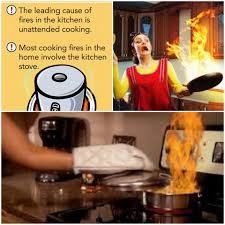
#> input picture FIRE_SMOKE_DATASET/FIRE-SMOKE-DATASET/Test/Fire/image_1.jpg, 225 x 225 px
$ python -i FINAL_IMG_PREP.py   (imports and definitions only)
#> lines starting #> are read from the running program, lines starting #| are printed output that depends on the picture; after the words box and inside, x2 and y2 are one past the last pixel; in counts of white or black regions, pixels touching at a corner belong together
#!/usr/bin/env python
# coding: utf-8

# In[2]:


import cv2
import os
import numpy as np
import pandas as pd
import matplotlib.pylab as plt
from sklearn.linear_model import LinearRegression
import seaborn as sns
import glob
import math
# [1 line not run here, left out]

#cv
import cv2
import math
from PIL import Image
import math
from scipy import ndimage
import argparse
import imutils


#시각화
import seaborn as sns
import matplotlib.pyplot as plt
import matplotlib
# [1 line not run here, left out]

from matplotlib import font_manager, rc
# [1 line not run here, left out]
plt.rcParams["font.family"]="AppleGothic" #plt 한글꺠짐
plt.rcParams["font.family"]="Arial" #외국어꺠짐
plt.rcParams['axes.unicode_minus'] = False # 마이너스 부호 출력 설정
# [5 lines not run here, left out]


# In[3]:


# [9 lines left out: function direct_show, not called in this run]


# In[6]:


def INPUT_IMG(path):
    img = cv2.imread(path, cv2.IMREAD_COLOR)
    return img


# In[2]:


# [361 lines left out: functions show, count_img, get_img, get_mask, get_cropped_mask, wrist_cut and 18 more, not called in this run]


# In[ ]:


# In[ ]:


# In[ ]:


# In[ ]:


#WRIST_ROI

import glob
import cv2
import os
import numpy as np
import pandas as pd
import matplotlib.pylab as plt
from sklearn.linear_model import LinearRegression
import seaborn as snsx
import math
import glob

#cv
from PIL import Image
import math
from scipy import ndimage
import argparse
import imutils


#시각화
import seaborn as sns
import matplotlib.pyplot as plt
import matplotlib

from matplotlib import font_manager, rc
# [1 line not run here, left out]
plt.rcParams["font.family"]="AppleGothic" #plt 한글꺠짐
plt.rcParams["font.family"]="Arial" #외국어꺠짐
plt.rcParams['axes.unicode_minus'] = False # 마이너스 부호 출력 설정
# [5 lines not run here, left out]


#이미지 수 확인하기
# [35 lines left out: functions count_img, get_img, show, not called in this run]

#masking, return 까먹지 말기 흑흑
def get_mask(img):
#     img = cv2.imread(img_path+"/org001.jpg")
    # plt.imshow(cv2.cvtColor(img, cv2.COLOR_BGR2RGB))

    # #마스크 생성을 위해, 밝기 강조한 Lab으로 이미지 변환 01
    img = cv2.cvtColor(img, cv2.COLOR_BGR2Lab)
    # show(img)

    # #블러 02
    # #블러의 커널 사이즈가 홀수만 가능하므로 이미지 평균 값을 기준으로 홀수값 만들기
    blur_k = int((img.mean()*0.5)//2)*2+1
    img = cv2.medianBlur(img, blur_k)
    # show(img)
    # #threshold 적용을 위해 Lab에서 Grayscale로 이미지 변환 03
    img = cv2.cvtColor(img, cv2.COLOR_Lab2BGR)
    img = cv2.cvtColor(img, cv2.COLOR_BGR2GRAY)

    # #이미지 평균값을 기준으로 이진화 04
    ret, img = cv2.threshold(img, img.mean()*1.1, 255, cv2.THRESH_BINARY)

    # # #가장 큰 값의 컨투어로 마스크 만들기 05
    contours, hierarchy = cv2.findContours(img, cv2.RETR_EXTERNAL, cv2.CHAIN_APPROX_SIMPLE)
    max_cnt = max(contours, key=cv2.contourArea)
    mask = np.zeros(img.shape, dtype=np.uint8)
    cv2.drawContours(mask, [max_cnt], -1, (255,255,255), -1)

    k = cv2.getStructuringElement(cv2.MORPH_RECT, (5,5))
    mask = cv2.dilate(mask,k)
    return mask

#     show(mask)
    #그 다음에 가지고 있는 이미지 모두 마스크 처리 --> 오래걸림
# [11 lines left out: function binarization3, not called in this run]


def mask_for_center(img):
    blur_k = int((img.mean()*0.5)//2)*2+1
    img = cv2.medianBlur(img, blur_k)

    # #이미지 평균값을 기준으로 이진화 04
    ret, img = cv2.threshold(img, img.mean()*1.1, 255, cv2.THRESH_BINARY)

    # # #가장 큰 값의 컨투어로 마스크 만들기 05
    contours, hierarchy = cv2.findContours(img, cv2.RETR_EXTERNAL, cv2.CHAIN_APPROX_SIMPLE)
    max_cnt = max(contours, key=cv2.contourArea)
    mask = np.zeros(img.shape, dtype=np.uint8)
    cv2.drawContours(mask, [max_cnt], -1, (255,255,255), -1)

    k = cv2.getStructuringElement(cv2.MORPH_RECT, (5,5))
    mask = cv2.dilate(mask,k)
    return mask

#img_cropping
def get_cropped_mask(img, mask):
    """
    마스크를 기준으로 경계선을 찾아 위/왼/오른쪽을 자루는 함수로서
    img = original image
    mask = bit_img
    cropped_img = 원본 이미지에서 마크된 영역을 갖는 부분 반환
    """

    img_ = cv2.cvtColor(img, cv2.COLOR_BGR2GRAY)
    height, width = img_.shape

    #마스크 기준으로 위/왼/오른쪽 경계선 찾기(숫자로 확인 가능)
    mask_list = mask.tolist()

    #테두리가 흰색인 경우를 고려해서, 테두리에서 5% 지점부터 경계점 찾기 시작
    #경계점은 중간 부분(30~70%)에서 검은색(0)을 벗어난 지점을 기준으로 함
    #위쪽
    for y in range(int(height*0.05), height): #마스크이미지에서, 일반 이미지의 5%이상의 지점에서
    #가로는 30%-70%까지가 0보다 클때 (마스크의 max값이 - 그 범위에 1(흰색)이 있을때)
        if max(mask[y,int(width*0.3):int(width*0.7)]) >0:
        #총 mask 이미지에서, 일반이미지에서 5%더한 값을 뺌
            start_y = y-int(height*0.05)
            break

    #왼쪽 start point
    for x in range(int(width*0.05),width):
        if max(mask[x,int(height*0.3):int(height*0.7)]) >0:
            start_x = x-int(width*0.05)
            break

    # #오른쪽, stop, -1,-1(오른쪽에서 왼쪽으로)
    for x in range(int(width*0.95),-1,-1):
        if max(mask[int(height*0.3):int(height*0.7),x]) > 0:
            end_x = x+int(width*0.05)
            break

    #경계선 기준으로 이미지와 마스크 자름
    img_ = img_[start_y:,start_x:end_x]
    mask = mask[start_y:,start_x:end_x]

    cropped_mask_img = cv2.bitwise_and(img_, mask)

    return cropped_mask_img

def wrist_cut(img):
    height = img.shape[0]
    width = img.shape[1]

    #이미지의 아래에서부터 시작해서 화소 평균이 커지는(밝아지는) 경계선 찾기
    start = int(height*0.95)  #아래 테두리가 밝은 경우를 고려해서 height*0.95부터 시작함
    index = 0
    k = 10 #10개 행씩 평균 구함
    while True:
        pixel_lower = img[start-k*(index+1):start-k*index,:].mean()
        pixel_upper = img[start-k*(index+2):start-k*(index+1),:].mean()
        if pixel_upper - pixel_lower > 0:
            end_y = start-k*(index+1)
            break
        index += 1

    img = img[:end_y]
    return img


def get_center(img):
    mask = mask_for_center(img)
    res, thresh = cv2.threshold(mask, mask.mean(), 255, cv2.THRESH_BINARY)

    # find contours in the thresholded image
    cnts = cv2.findContours(thresh.copy(), cv2.RETR_EXTERNAL,
        cv2.CHAIN_APPROX_SIMPLE)
    cnts = imutils.grab_contours(cnts)

    # loop over the contours
    for c in cnts:
        # compute the center of the contour
        M = cv2.moments(c)
        cX = int(M["m10"] / M["m00"])
        cY = int(M["m01"] / M["m00"])
    center = cX, cY
    return center

def get_finger_point(img):
    #손가락포인트
    contours, hierarchy = cv2.findContours(img, cv2.RETR_EXTERNAL, cv2.CHAIN_APPROX_SIMPLE)
    max_cnt = max(contours, key=cv2.contourArea)
    hull = cv2.convexHull(max_cnt, returnPoints = False)
    defects = cv2.convexityDefects(max_cnt, hull)

    start_list = []
    far_list = []
    for i in range(defects.shape[0]):
        s,e,f,d = defects[i,0]
        start = tuple(max_cnt[s][0])
        end = tuple(max_cnt[e][0])
        far = tuple(max_cnt[f][0])
        far_list.append(far)

        ##중지
        for i in far_list:
            far_list.sort(key= lambda x:x[1])
            top = far_list[0]
            tX, tY = top
#             mask = mask_for_center(img)
            cX, cY = get_center(img)
#             cv2.circle(img, top, 5, (2, 255, 180),10)

    #새끼 손가락
    far_list.sort(key= lambda x:x[0])
    pinky_list = []
    for i in far_list:
        if i[1] < cY and i[0] < cX:
            pinky_list.append(i)
    pinky_list.sort(key= lambda x:x[0])
    pinky = pinky_list[0]
    pX, pY = pinky
#     cv2.circle(img, pinky, 5, (2, 255, 180),10)

    # 엄지손가락
    far_list.sort(key= lambda x:x[0])
    thumbs = far_list[-1]
    thX, thY = thumbs
#     cv2.circle(img, thumbs, 5, (2, 255, 180),10)

    return top, pinky, thumbs


#중지기준 rotation
# [7 lines left out: function middle_rotation, not called in this run]

#엄지기준 rotation
def thumbs_rotation(img):
    cX, cY = get_center(img)
    top, pinky, thumbs = get_finger_point(img)
    thX, thY = thumbs
    angle = math.degrees(math.atan2(cY-thY, cX-thX))
    img = ndimage.rotate(img, angle-90)#시계방향
    return img

#새끼손가락 기준 rotation
# [51 lines left out: functions pinky_rotation, rotation_cut, center_img, middle_cut, thumbs_cut, pinky_cut, not called in this run]

def get_thumbs_finger(img):

    #마스크처리
    mask = get_mask(img)

    #마스크에 맞춰 손윤곽 자르기 여기서 grayscale로 변환됨
    img = get_cropped_mask(img, mask)

    #손목 위 자르기
    img = wrist_cut(img)
    mask = mask_for_center(img)

#     #센터점 구하기
#     center = get_center(mask)

    #손가락포인트구하기
#     top, pinky, thumbs = get_finger_point(img)

    #엄지기준 rotation
    img = thumbs_rotation(img)

    #상위에 맞춰 자르기
    img = rotation_cut(img)

#     #이미지 중앙값
#     imgY, imgX = center_img(img)

    #thumbs_cut + resize
    thumbs_cut_img = thumbs_cut(img)
    thumbs_cut_img = binarization3(thumbs_cut_img)
    thumbs_cut_img = cv2.resize(thumbs_cut_img, (100,500),cv2.INTER_AREA)
    return thumbs_cut_img

# [411 lines left out: functions get_middle_finger, get_pinky_finger, cut, rotation, find_dots, find_final_dot and 6 more, not called in this run]


# In[ ]:

>>> import cv2
>>> picture = cv2.imread('../FIRE_SMOKE_DATASET/FIRE-SMOKE-DATASET/Test/Fire/image_1.jpg')
#> picture is the input picture: shape (225, 225, 3); mean B, G, R 75.6, 112.2, 148.8
>>> result = get_thumbs_finger(picture)
#> in get_mask, `img = cv2.cvtColor(img, cv2.COLOR_BGR2Lab)`: img: shape (225, 225, 3); mean of channels 0, 1, 2 125.3, 138.6, 153.2
#> in get_mask, `blur_k = int((img.mean()*0.5)//2)*2+1`: blur_k = 69
#> in get_mask, `img = cv2.medianBlur(img, blur_k)`: img: shape (225, 225, 3); mean of channels 0, 1, 2 151.3, 134.9, 148.1
#> in get_mask, `ret, img = cv2.threshold(img, img.mean()*1.1, 255, cv2.THRESH_BINARY)`:
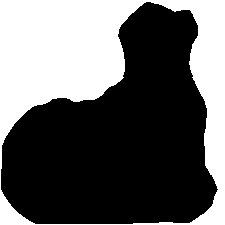
#> img: shape (225, 225); 38.7% white; 1 white region, box (x1, y1, x2, y2) and area: (0, 0, 225, 225) 19604
#> in get_mask, `ret, img = cv2.threshold(img, img.mean()*1.1, 255, cv2.THRESH_BINARY)`: ret = 159
#> in get_mask, `contours, hierarchy = cv2.findContours(img, cv2.RETR_EXTERNAL, cv2.CHA..`: contours = [[[0, 0], [0, 224], [224, 224], [224, 0]]]
#> in get_mask, `max_cnt = max(contours, key=cv2.contourArea)`: max_cnt = [[0, 0], [0, 224], [224, 224], [224, 0]]
#> in get_mask, `cv2.drawContours(mask, [max_cnt], -1, (255,255,255), -1)`: mask: shape (225, 225); every value is 255
#> in get_cropped_mask, `img_ = cv2.cvtColor(img, cv2.COLOR_BGR2GRAY)`:
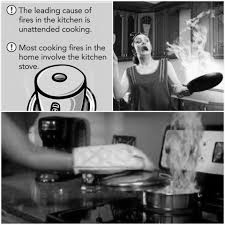
#> img_: shape (225, 225); min 0, max 255, mean 119
#> in get_cropped_mask, `mask_list = mask.tolist()`: mask_list = 225 items
#> in get_cropped_mask, `img_ = img_[start_y:,start_x:end_x]`:
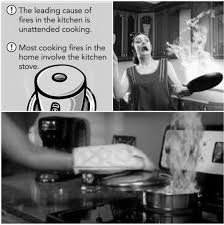
#> img_: shape (225, 224); min 0, max 255, mean 118.4
#> in get_cropped_mask, `mask = mask[start_y:,start_x:end_x]`: mask: shape (225, 224); every value is 255
#> the loop in wrist_cut, `while True:` made 1 pass
#> (pixel_lower, pixel_upper) on pass 1: (34.18, 45.34)
#> after the loop in wrist_cut, `while True:`: index = 0
#> in wrist_cut, `img = img[:end_y]`:
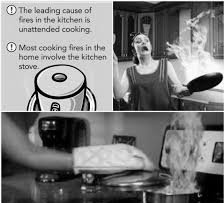
#> img: shape (203, 224); min 0, max 255, mean 126.1
#> in mask_for_center, `blur_k = int((img.mean()*0.5)//2)*2+1`: blur_k = 63
#> in mask_for_center, `img = cv2.medianBlur(img, blur_k)`:
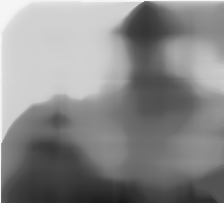
#> img: shape (203, 224); min 26, max 247, mean 136.9
#> in mask_for_center, `ret, img = cv2.threshold(img, img.mean()*1.1, 255, cv2.THRESH_BINARY)`:
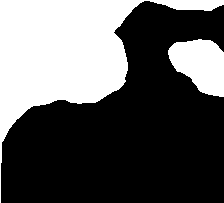
#> img: shape (203, 224); 35.8% white; 2 white regions
#> in mask_for_center, `ret, img = cv2.threshold(img, img.mean()*1.1, 255, cv2.THRESH_BINARY)`: ret = 150
#> in mask_for_center, `contours, hierarchy = cv2.findContours(img, cv2.RETR_EXTERNAL, cv2.CHA..`: contours = 2 contours; box (x1, y1, x2, y2) and area: (0, 0, 224, 203) 13616, (168, 39, 224, 97) 2195
#> in mask_for_center, `max_cnt = max(contours, key=cv2.contourArea)`: max_cnt = contour of 145 points, box (x1, y1, x2, y2) (0, 0, 224, 203), area 13616
#> in mask_for_center, `cv2.drawContours(mask, [max_cnt], -1, (255,255,255), -1)`: mask: shape (203, 224); 30.8% white; 1 white region, box (x1, y1, x2, y2) and area: (0, 0, 224, 203) 14010
#> in mask_for_center, `mask = cv2.dilate(mask,k)`:
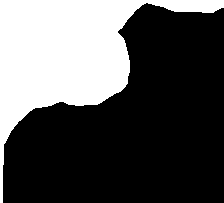
#> mask: shape (203, 224); 32.9% white; 1 white region
#> in get_center, `res, thresh = cv2.threshold(mask, mask.mean(), 255, cv2.THRESH_BINARY)`: res = 83
#> in get_center, `cnts = cv2.findContours(thresh.copy(), cv2.RETR_EXTERNAL, cv2.CHAIN_AP..`: cnts = 1 contour; box (x1, y1, x2, y2) and area: (0, 0, 224, 203) 14566
#> the loop in get_center, `for c in cnts:` made 1 pass
#> (cX, cY) on pass 1: (65, 52)
#> in get_center, `center = cX, cY`: center = (65, 52)
#> in thumbs_rotation, `cX, cY = get_center(img)`: cX = 65; cY = 52
#> in get_finger_point, `contours, hierarchy = cv2.findContours(img, cv2.RETR_EXTERNAL, cv2.CHA..`: contours = 1 contour; box (x1, y1, x2, y2) and area: (0, 0, 224, 203) 44866
#> in get_finger_point, `max_cnt = max(contours, key=cv2.contourArea)`: max_cnt = contour of 54 points, box (x1, y1, x2, y2) (0, 0, 224, 203), area 44866
#> in get_finger_point, `hull = cv2.convexHull(max_cnt, returnPoints = False)`: hull = [53, 52, 1, 0]
#> in get_finger_point, `defects = cv2.convexityDefects(max_cnt, hull)`: defects = [[1, 52, 33, 6656]]
#> the loop in get_finger_point, `for i in range(defects.shape[0]):` made 1 pass
#> (s, e, f, d, start, end, far) on pass 1: (1, 52, 33, 6656, (0, 202), (223, 202), (216, 176))
#> after the loop in get_finger_point, `for i in range(defects.shape[0]):`: far_list = [(216, 176)]
#> the loop in get_finger_point, `for i in far_list:` made 1 pass
#> after the loop in get_finger_point, `for i in far_list:`: pinky_list = []
#> (the run stopped early here; a loop or call above may not have finished)

$ run again, on FIRE_SMOKE_DATASET/FIRE-SMOKE-DATASET/Test/Fire/image_14.jpg
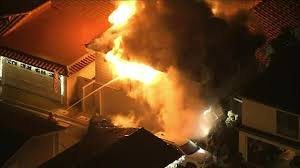
#> input picture FIRE_SMOKE_DATASET/FIRE-SMOKE-DATASET/Test/Fire/image_14.jpg, 300 x 168 px
#> picture is the input picture: shape (168, 300, 3); mean B, G, R 29.1, 60.9, 99.5
#> in get_mask, `blur_k = int((img.mean()*0.5)//2)*2+1`: blur_k = 61
#> in get_mask, `ret, img = cv2.threshold(img, img.mean()*1.1, 255, cv2.THRESH_BINARY)`:
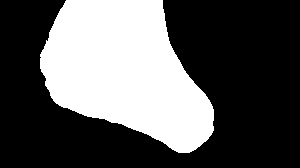
#> img: shape (168, 300); 35.2% white; 1 white region
#> in get_mask, `ret, img = cv2.threshold(img, img.mean()*1.1, 255, cv2.THRESH_BINARY)`: ret = 66
#> in get_mask, `contours, hierarchy = cv2.findContours(img, cv2.RETR_EXTERNAL, cv2.CHA..`: contours = 1 contour; box (x1, y1, x2, y2) and area: (40, 0, 214, 153) 17470
#> in get_mask, `max_cnt = max(contours, key=cv2.contourArea)`: max_cnt = contour of 235 points, box (x1, y1, x2, y2) (40, 0, 214, 153), area 17470
#> mask_list = 168 items
#> the loop in wrist_cut, `while True:` made 1 pass
#> (pixel_lower, pixel_upper) on pass 1: (2.64, 16.54)
#> after the loop in wrist_cut, `while True:`: index = 0
#> in mask_for_center, `blur_k = int((img.mean()*0.5)//2)*2+1`: blur_k = 35
#> in mask_for_center, `ret, img = cv2.threshold(img, img.mean()*1.1, 255, cv2.THRESH_BINARY)`: ret = 69
#> in mask_for_center, `contours, hierarchy = cv2.findContours(img, cv2.RETR_EXTERNAL, cv2.CHA..`: contours = 1 contour; box (x1, y1, x2, y2) and area: (50, 0, 215, 148) 15858
#> in mask_for_center, `max_cnt = max(contours, key=cv2.contourArea)`: max_cnt = contour of 213 points, box (x1, y1, x2, y2) (50, 0, 215, 148), area 15858
#> res = 127
#> in get_center, `cnts = cv2.findContours(thresh.copy(), cv2.RETR_EXTERNAL, cv2.CHAIN_AP..`: cnts = 1 contour; box (x1, y1, x2, y2) and area: (48, 0, 217, 149) 16930
#> the loop in get_center, `for c in cnts:` made 1 pass
#> (cX, cY) on pass 1: (127, 70)
#> center = (127, 70)
#> in thumbs_rotation, `cX, cY = get_center(img)`: cX = 127; cY = 70
#> in get_finger_point, `contours, hierarchy = cv2.findContours(img, cv2.RETR_EXTERNAL, cv2.CHA..`: contours = 1 contour; box (x1, y1, x2, y2) and area: (38, 0, 216, 149) 18444
#> in get_finger_point, `max_cnt = max(contours, key=cv2.contourArea)`: max_cnt = contour of 209 points, box (x1, y1, x2, y2) (38, 0, 216, 149), area 18444
#> hull = 23 values, max 208 at index 0, min 0 at index 22, mean 83.48
#> defects = 17 rows, first 6: [1, 5, 4, 213], [5, 17, 6, 114], [17, 27, 18, 212], [27, 42, 28, 485], [43, 49, 48, 650], [49, 57, 52, 343]
#> the loop in get_finger_point, `for i in range(defects.shape[0]):` made 17 passes
#> (s, e, f, d, start, end, far) on passes 1 to 8: (1, 5, 4, 213, (62, 1), (58, 7), (61, 4)), (5, 17, 6, 114, (58, 7), (52, 19), (58, 8)), (17, 27, 18, 212, (52, 19), (47, 30), (52, 21)), (27, 42, 28, 485, (47, 30), (38, 52), (47, 35)), (43, 49, 48, 650, (38, 70), (43, 87), (43, 78)), (49, 57, 52, 343, (43, 87), (49, 99), (47, 92)), (57, 59, 58, 142, (49, 99), (51, 102), (51, 101)), (60, 62, 61, 142, (54, 105), (57, 107), (55, 105))
#> the loop in get_finger_point, `for i in far_list:` made 17 passes
#> i on passes 1 to 8: (43, 78), (47, 35), (47, 92), (51, 101), (52, 21), (55, 105), (58, 8), (58, 107)
#> th: shape (274, 247); 27% white; 6 white regions (5 under 20 px), largest, box (x1, y1, x2, y2) and area: (35, 21, 182, 221) 18253
#> the loop in rotation_cut, `for i in reversed(range(len(th_l))):` made 274 passes
#> in binarization3, `final_img = cv2.threshold(clahe_img, clahe_img.mean(),255, cv2.THRESH_..`:
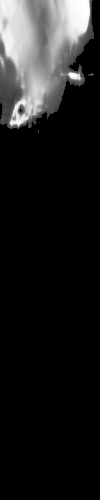
#> final_img: shape (500, 100); min 0, max 255, mean 30.3

$ run again, on FIRE_SMOKE_DATASET/FIRE-SMOKE-DATASET/Test/Fire/image_17.jpg
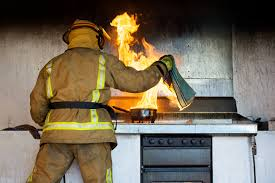
#> input picture FIRE_SMOKE_DATASET/FIRE-SMOKE-DATASET/Test/Fire/image_17.jpg, 275 x 183 px
#> picture is the input picture: shape (183, 275, 3); mean B, G, R 89, 107.3, 118.4
#> in get_mask, `blur_k = int((img.mean()*0.5)//2)*2+1`: blur_k = 65
#> in get_mask, `ret, img = cv2.threshold(img, img.mean()*1.1, 255, cv2.THRESH_BINARY)`:
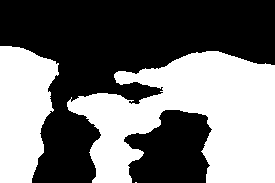
#> img: shape (183, 275); 44.8% white; 3 white regions (1 under 20 px)
#> in get_mask, `ret, img = cv2.threshold(img, img.mean()*1.1, 255, cv2.THRESH_BINARY)`: ret = 116
#> in get_mask, `contours, hierarchy = cv2.findContours(img, cv2.RETR_EXTERNAL, cv2.CHA..`: contours = 3 contours, 1 with area under 20; largest, box (x1, y1, x2, y2) and area: (67, 51, 275, 183) 15969, (0, 46, 59, 183) 5932
#> in get_mask, `max_cnt = max(contours, key=cv2.contourArea)`: max_cnt = contour of 372 points, box (x1, y1, x2, y2) (67, 51, 275, 183), area 15969
#> mask_list = 183 items
#> the loop in wrist_cut, `while True:` made 1 pass
#> (pixel_lower, pixel_upper) on pass 1: (90.46, 100.7)
#> after the loop in wrist_cut, `while True:`: index = 0
#> in mask_for_center, `blur_k = int((img.mean()*0.5)//2)*2+1`: blur_k = 41
#> in mask_for_center, `ret, img = cv2.threshold(img, img.mean()*1.1, 255, cv2.THRESH_BINARY)`: ret = 85
#> in mask_for_center, `contours, hierarchy = cv2.findContours(img, cv2.RETR_EXTERNAL, cv2.CHA..`: contours = 1 contour; box (x1, y1, x2, y2) and area: (29, 8, 218, 123) 12928
#> in mask_for_center, `max_cnt = max(contours, key=cv2.contourArea)`: max_cnt = contour of 220 points, box (x1, y1, x2, y2) (29, 8, 218, 123), area 12928
#> res = 137
#> in get_center, `cnts = cv2.findContours(thresh.copy(), cv2.RETR_EXTERNAL, cv2.CHAIN_AP..`: cnts = 1 contour; box (x1, y1, x2, y2) and area: (27, 6, 218, 123) 14112
#> the loop in get_center, `for c in cnts:` made 1 pass
#> (cX, cY) on pass 1: (135, 65)
#> center = (135, 65)
#> in thumbs_rotation, `cX, cY = get_center(img)`: cX = 135; cY = 65
#> in get_finger_point, `contours, hierarchy = cv2.findContours(img, cv2.RETR_EXTERNAL, cv2.CHA..`: contours = 1 contour; box (x1, y1, x2, y2) and area: (9, 7, 218, 123) 15644
#> in get_finger_point, `max_cnt = max(contours, key=cv2.contourArea)`: max_cnt = contour of 281 points, box (x1, y1, x2, y2) (9, 7, 218, 123), area 15644
#> hull = [280, 250, 249, 248, 166, 162, 118, 116, 115, 113, 45, 43, 4, 2, 0]
#> defects = [[0, 2, 1, 229], [2, 4, 3, 201], [4, 43, 27, 1828], [43, 45, 44, 114], [45, 113, 74, 10269], [113, 115, 114, 160], [116, 118, 117, 162], [118, 162, 143, 5008], [162, 166, 163, 114], [166, 248, 207, 13568], [250, 280, 255, 807]]
#> the loop in get_finger_point, `for i in range(defects.shape[0]):` made 11 passes
#> (s, e, f, d, start, end, far) on passes 1 to 8: (0, 2, 1, 229, (148, 7), (138, 8), (147, 8)), (2, 4, 3, 201, (138, 8), (133, 9), (137, 9)), (4, 43, 27, 1828, (133, 9), (60, 27), (102, 24)), (43, 45, 44, 114, (60, 27), (58, 28), (59, 28)), (45, 113, 74, 10269, (58, 28), (13, 53), (101, 50)), (113, 115, 114, 160, (13, 53), (9, 58), (13, 54)), (116, 118, 117, 162, (9, 66), (10, 69), (10, 67)), (118, 162, 143, 5008, (10, 69), (33, 118), (41, 89))
#> after the loop in get_finger_point, `for i in range(defects.shape[0]):`: far_list = [(147, 8), (137, 9), (203, 20), (102, 24), (59, 28), (101, 50), (13, 54), (10, 67), (111, 69), (41, 89), (34, 119)]
#> the loop in get_finger_point, `for i in far_list:` made 11 passes
#> after the loop in get_finger_point, `for i in far_list:`: pinky_list = [(13, 54), (59, 28), (101, 50), (102, 24)]
#> in get_finger_point, `pinky = pinky_list[0]`: pinky = (13, 54)
#> pX = 13; pY = 54
#> in get_finger_point, `thumbs = far_list[-1]`: thumbs = (203, 20)
#> in get_finger_point, `thX, thY = thumbs`: thX = 203; thY = 20
#> in thumbs_rotation, `top, pinky, thumbs = get_finger_point(img)`: top = (147, 8); pinky = (13, 54); thumbs = (203, 20)
#> in thumbs_rotation, `thX, thY = thumbs`: thX = 203; thY = 20
#> angle = 146.5
#> th: shape (250, 223); 26.7% white; 14 white regions (12 under 20 px), largest, box (x1, y1, x2, y2) and area: (52, 12, 222, 220) 14815, (137, 167, 146, 174) 27
#> in rotation_cut, `ret, th = cv2.threshold(img, img.mean(), 255, cv2.THRESH_BINARY)`: ret = 40
#> th_l = 250 items
#> the loop in rotation_cut, `for i in reversed(range(len(th_l))):` made 250 passes
#> in thumbs_cut, `imgY, imgX = center_img(img)`: imgY = 119; imgX = 111
#> in binarization3, `ret, thr = cv2.threshold(img_hist,img_gray.mean(),255,cv2.THRESH_TOZERO)`: ret = 69
#> ret1 = 62
#> in binarization3, `final_img = cv2.threshold(clahe_img, clahe_img.mean(),255, cv2.THRESH_..`:
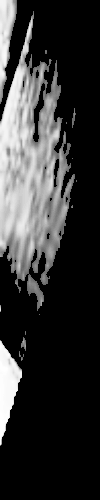
#> final_img: shape (500, 100); min 0, max 255, mean 52

$ run again, on FIRE_SMOKE_DATASET/FIRE-SMOKE-DATASET/Test/Fire/image_19.jpg
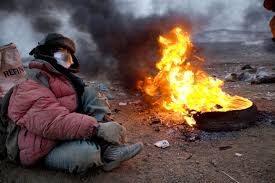
#> input picture FIRE_SMOKE_DATASET/FIRE-SMOKE-DATASET/Test/Fire/image_19.jpg, 275 x 183 px
#> picture is the input picture: shape (183, 275, 3); mean B, G, R 73.5, 82.4, 101
#> blur_k = 61
#> ret = 93
#> contours = 3 contours; box (x1, y1, x2, y2) and area: (123, 0, 266, 134) 11784, (0, 14, 31, 74) 1173, (32, 35, 39, 41) 22
#> max_cnt = contour of 159 points, box (x1, y1, x2, y2) (123, 0, 266, 134), area 11784
#> in get_cropped_mask, `img_ = cv2.cvtColor(img, cv2.COLOR_BGR2GRAY)`:
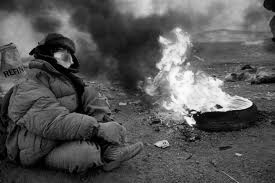
#> img_: shape (183, 275); min 0, max 254, mean 87
#> mask_list = 183 items
